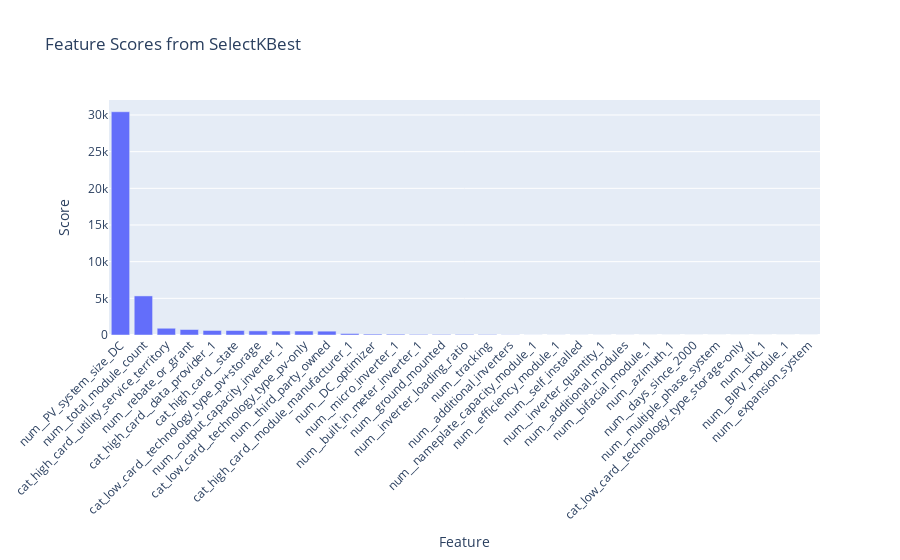

Source (notebook cell):
### Code cell
fig = go.Figure(data=[go.Bar(x=feature_scores['feature'], y=feature_scores['score'])])
fig.update_layout(title='Feature Scores from SelectKBest', xaxis_title='Feature', yaxis_title='Score', xaxis_tickangle=-45)
fig.show()

### Figure 1 — Plotly figure (JSON) as saved in the notebook; plotly's stock layout.template omitted (floating-point values rounded to 4 significant figures)
{"data": [{"type": "bar", "x": ["num__PV_system_size_DC", "num__total_module_count", "cat_high_card__utility_service_territory", "num__rebate_or_grant", "cat_high_card__data_provider_1", "cat_high_card__state", "cat_low_card__technology_type_pv+storage", "num__output_capacity_inverter_1", "cat_low_card__technology_type_pv-only", "num__third_party_owned", "cat_high_card__module_manufacturer_1", "num__DC_optimizer", "num__micro_inverter_1", "num__built_in_meter_inverter_1", "num__ground_mounted", "num__inverter_loading_ratio", "num__tracking", "num__additional_inverters", "num__nameplate_capacity_module_1", "num__efficiency_module_1", "num__self_installed", "num__inverter_quantity_1", "num__additional_modules", "num__bifacial_module_1", "num__azimuth_1", "num__days_since_2000", "num__multiple_phase_system", "cat_low_card__technology_type_storage-only", "num__tilt_1", "num__BIPV_module_1", "num__expansion_system"], "y": [30440.0, 5330.0, 920.2, 750.6, 617.5, 609.0, 561.3, 549.0, 541.3, 522.5, 198.0, 122.8, 108.4, 80.93, 77.04, 74.35, 62.91, 22.22, 7.847, 7.763, 6.51, 6.36, 6.104, 3.467, 3.442, 2.523, 0.5203, 0.5059, 0.4079, 0.2256, 0.01301]}], "layout": {"title": {"text": "Feature Scores from SelectKBest"}, "xaxis": {"tickangle": -45, "title": {"text": "Feature"}}, "yaxis": {"title": {"text": "Score"}}}}
